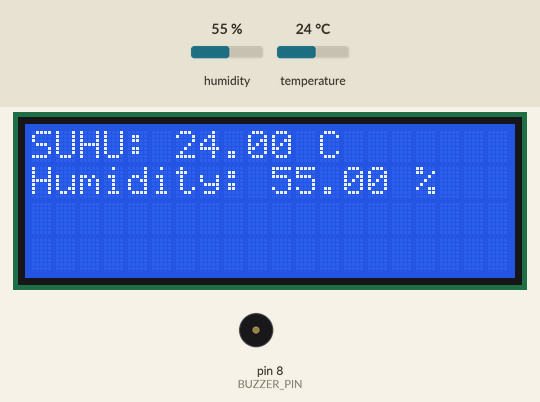
Simulated run of this sketch. Board: Arduino Uno, built with avr-gcc and run on an emulated ATmega328P. On the bench: 20×4 character LCD, buzzer (waves = sounding, pin HIGH). Inputs (shaded band) come from the test bench; at power-on: temperature 24 °C, humidity 55 %.

Above: at 7.1 s.
7.2 s: temperature set to 29.2 °C
At 8.7 s:
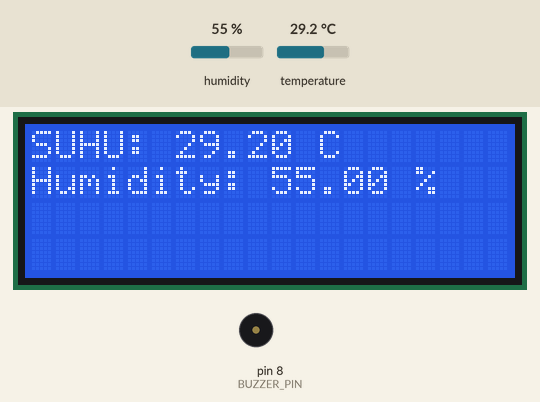
9.8 s: temperature set to 30.5 °C
At 10.4 s:
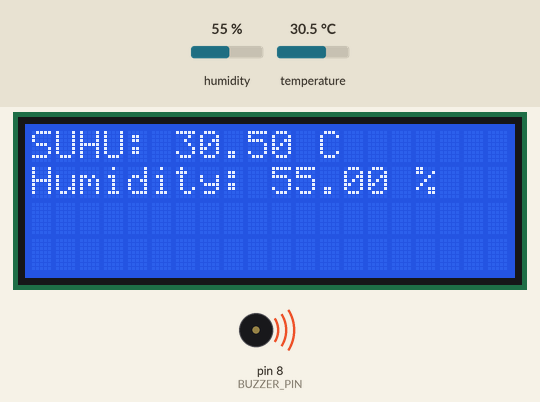
12.4 s: humidity set to 22 %
At 14.8 s:
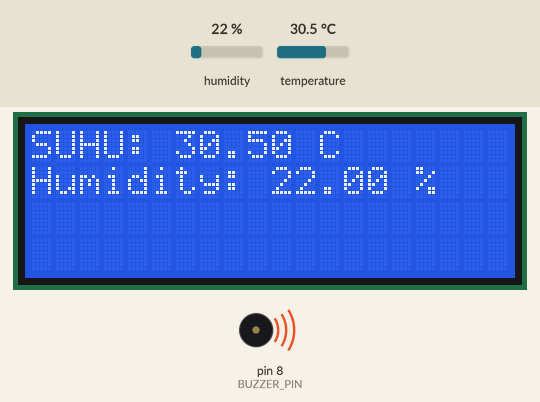
15.5 s: humidity set to 40 %
At 16.4 s:
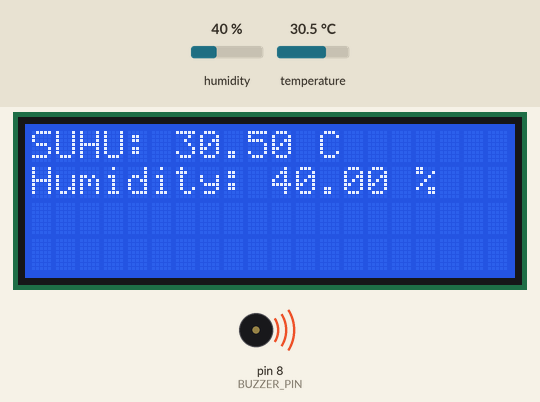
Timing chart, 0 to 18.5 s (numbered marks = the images above; inputs shaded):
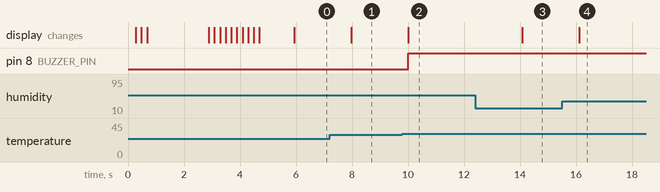

The sketch:

sketch.ino
```cpp
#include <LiquidCrystal_I2C.h>
#include <DHT.h>

#define DHTPIN 2
#define DHTTYPE DHT22

#define BUZZER_PIN 8
#define TEMPERATURE_THRESHOLD 30

LiquidCrystal_I2C lcd(0x27, 20, 4);
DHT dht(DHTPIN, DHTTYPE);

void setup() {
  pinMode(BUZZER_PIN, OUTPUT);
  Serial.begin(9600);
  lcd.init();
  lcd.backlight();
  dht.begin();


  lcd.setCursor(0, 1);
  lcd.print("Monitoring...");


  lcd.setCursor(0, 0);
  printTypingEffect("Suhu", 200);
  delay(2000);


  lcd.setCursor(0, 0);
  lcd.print(" ");
  printTypingEffect("Kelembaban", 200);
  delay(1000);

  // Menampilkan
  lcd.setCursor(0, 1);
  lcd.print("Monitoring...");
}

void loop() {

  float temperature = dht.readTemperature();
  float humidity = dht.readHumidity();


  if (isnan(temperature) || isnan(humidity)) {
    lcd.clear();
    lcd.setCursor(0, 0);
    lcd.print("Gagal membaca");
    return;
  }

  lcd.setCursor(0, 0);
  lcd.print("SUHU: ");
  lcd.print(temperature);
  lcd.print(" C");


  lcd.setCursor(0, 1);
  lcd.print("Humidity: ");
  lcd.print(humidity);
  lcd.print(" %");


  if (temperature > TEMPERATURE_THRESHOLD) {
    digitalWrite(BUZZER_PIN, HIGH);
  } else {
    digitalWrite(BUZZER_PIN, LOW);
  }

  delay(2000);
}


void printTypingEffect(String text, int delayTime) {
  for (int i = 0; i < text.length(); i++) {
    lcd.print(text[i]);
    delay(delayTime);
  }
}
```

Measured:
- the behaviour switches between 30 and 30.1 °C on temperature (found by bisection; images 1 and 2)
- after the input at 7.2 s, the display: changes after 0.78 s (image 1)
- after the input at 9.8 s, pin 8 (BUZZER_PIN): LOW → HIGH after 0.21 s; the display: changes after 0.21 s (image 2)
- after the input at 12.4 s, the display: changes after 1.7 s (image 3)
- after the input at 15.5 s, the display: changes after 0.62 s (image 4)
